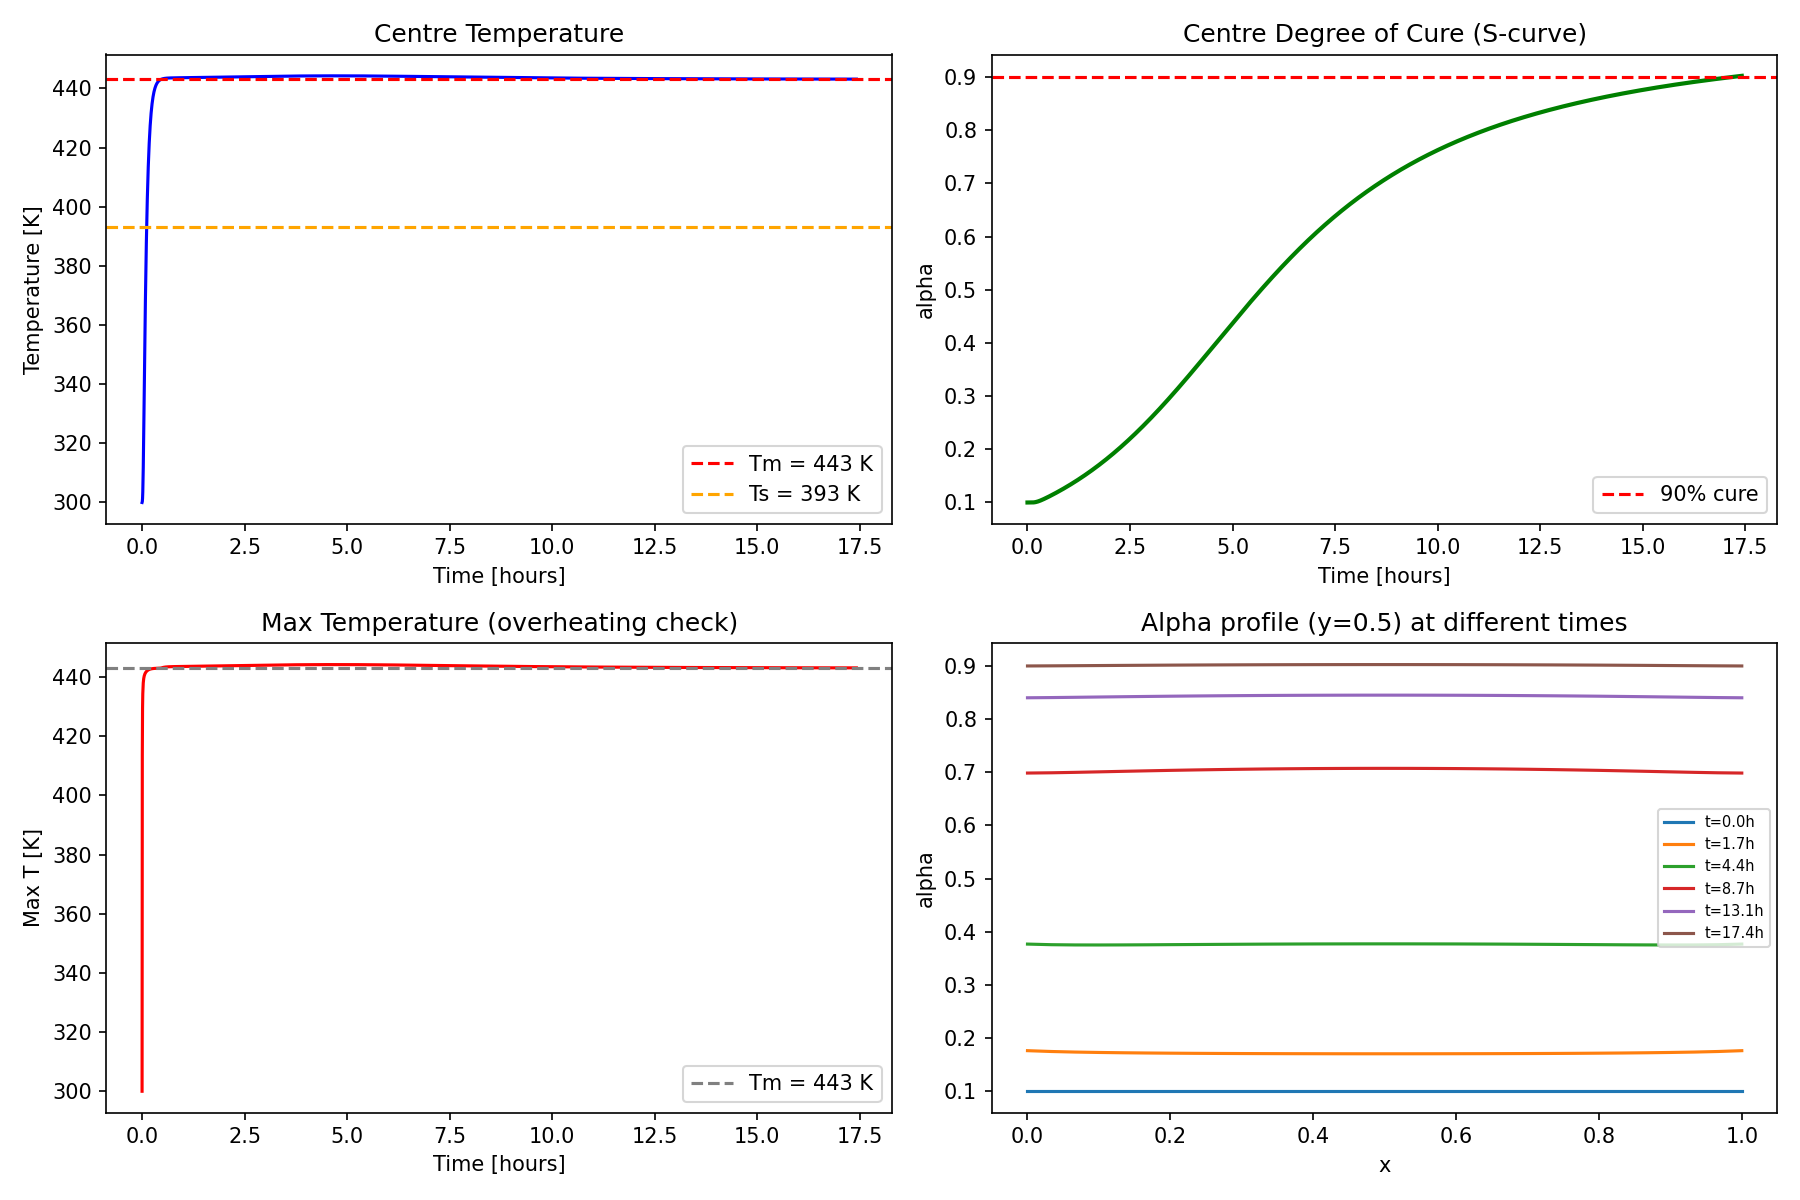

Source code (Python):
"""
Verify the Vulcanization fix: run with T_end=15 and check for S-curve in alpha.
"""
import numpy as np
import matplotlib.pyplot as plt
from MODEL_PARAMS import Tm, T0, T_s, tdiff
from Vulcanization import Vulcanization

# Run with T_end=15 (about 17 hours), N=3000 for reasonable resolution
print("Running Vulcanization with T_end=15, M=30, N=3000 ...")
pde = Vulcanization()
x, y, t, U, alpha = pde.solve(M=30, N=3000, T_end=15)
mid = len(x) // 2

T_centre = (Tm - T0) * U[mid, mid, :] + Tm
alpha_centre = alpha[mid, mid, :]
T_max_over_time = (Tm - T0) * U.max(axis=(0,1)) + Tm

# Find time to 90% cure at centre
idx_90 = np.argmax(alpha_centre >= 0.9)
if idx_90 > 0:
    t_90 = t[idx_90]
    print(f"Centre alpha reaches 0.9 at t* = {t_90:.2f} ({t_90*tdiff/3600:.1f} hours)")
else:
    print(f"Centre alpha does NOT reach 0.9 (final: {alpha_centre[-1]:.4f})")

print(f"Max temperature anywhere: {T_max_over_time.max():.2f} K (mold = {Tm} K)")
print(f"Final centre alpha: {alpha_centre[-1]:.4f}")
print(f"Final centre T: {T_centre[-1]:.2f} K")

# Plots
fig, axes = plt.subplots(2, 2, figsize=(12, 8))

# Centre temperature
axes[0,0].plot(t * tdiff / 3600, T_centre, 'b-')
axes[0,0].axhline(Tm, color='r', ls='--', label=f"Tm = {Tm} K")
axes[0,0].axhline(T_s, color='orange', ls='--', label=f"Ts = {T_s} K")
axes[0,0].set_xlabel("Time [hours]")
axes[0,0].set_ylabel("Temperature [K]")
axes[0,0].set_title("Centre Temperature")
axes[0,0].legend()

# Centre alpha (the S-curve)
axes[0,1].plot(t * tdiff / 3600, alpha_centre, 'g-', linewidth=2)
axes[0,1].axhline(0.9, color='r', ls='--', label="90% cure")
axes[0,1].set_xlabel("Time [hours]")
axes[0,1].set_ylabel("alpha")
axes[0,1].set_title("Centre Degree of Cure (S-curve)")
axes[0,1].legend()

# Max temperature over time
axes[1,0].plot(t * tdiff / 3600, T_max_over_time, 'r-')
axes[1,0].axhline(Tm, color='gray', ls='--', label=f"Tm = {Tm} K")
axes[1,0].set_xlabel("Time [hours]")
axes[1,0].set_ylabel("Max T [K]")
axes[1,0].set_title("Max Temperature (overheating check)")
axes[1,0].legend()

# Alpha snapshots across space at different times
snapshot_indices = [0, len(t)//10, len(t)//4, len(t)//2, 3*len(t)//4, -1]
for idx in snapshot_indices:
    axes[1,1].plot(x, alpha[:, mid, idx], label=f"t={t[idx]*tdiff/3600:.1f}h")
axes[1,1].set_xlabel("x")
axes[1,1].set_ylabel("alpha")
axes[1,1].set_title("Alpha profile (y=0.5) at different times")
axes[1,1].legend(fontsize=7)

fig.tight_layout()
plt.savefig("verify_vulcanization.png", dpi=150)
print("Saved verify_vulcanization.png")
plt.show()
